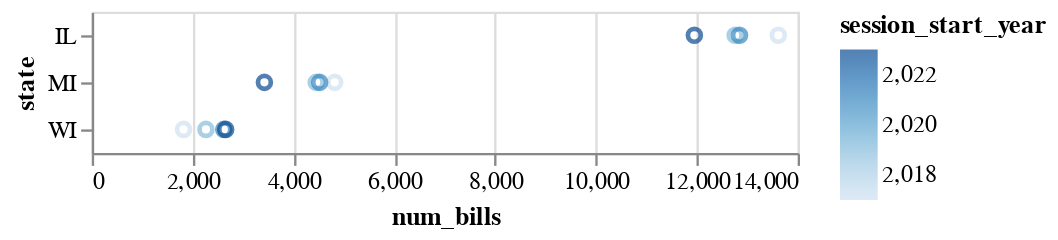

Notebook cell for this chart:
### Code cell
# Example 2 - what happens when we try to add color?
chart.mark_point().encode(
    alt.Y("state"),
    alt.X("num_bills"),
    alt.Color("session_start_year"),
)

### Figure 1 — Vega-Lite specification as saved in the notebook (floating-point values rounded to 4 significant figures)
{"config": {"view": {"continuousWidth": 300, "continuousHeight": 300}}, "data": {"name": "data-7819b1facf2e5fc9998dcf4cad0b99f8"}, "mark": {"type": "point"}, "encoding": {"color": {"field": "session_start_year", "type": "quantitative"}, "x": {"field": "num_bills", "type": "quantitative"}, "y": {"field": "state", "type": "nominal"}}, "$schema": "https://vega.github.io/schema/vega-lite/v5.20.1.json", "datasets": {"data-7819b1facf2e5fc9998dcf4cad0b99f8": [{"state": "IL", "session_start_year": 2017, "num_bills": 13616}, {"state": "IL", "session_start_year": 2019, "num_bills": 12760}, {"state": "IL", "session_start_year": 2021, "num_bills": 12847}, {"state": "IL", "session_start_year": 2023, "num_bills": 11951}, {"state": "MI", "session_start_year": 2017, "num_bills": 4818}, {"state": "MI", "session_start_year": 2019, "num_bills": 4450}, {"state": "MI", "session_start_year": 2021, "num_bills": 4520}, {"state": "MI", "session_start_year": 2023, "num_bills": 3424}, {"state": "WI", "session_start_year": 2017, "num_bills": 1820}, {"state": "WI", "session_start_year": 2019, "num_bills": 2264}, {"state": "WI", "session_start_year": 2021, "num_bills": 2618}, {"state": "WI", "session_start_year": 2023, "num_bills": 2656}]}}
